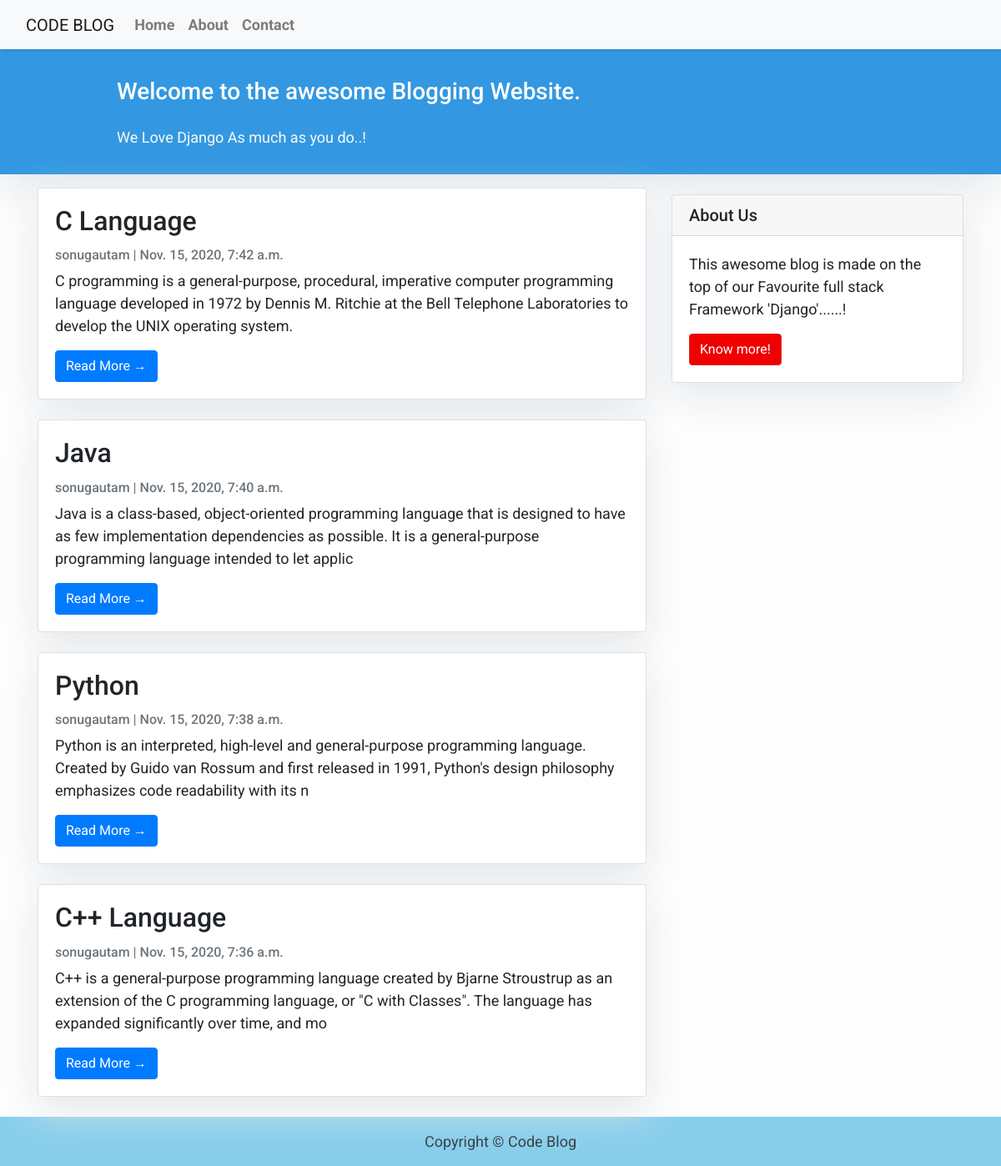
The page / on the database its author committed.
### blog/models.py (models this page shows, shortened)
class Post(models.Model):
    title=models.CharField(max_length=400,unique=True)
    slug=models.SlugField(max_length=300,unique=True)
    author = models.ForeignKey(User, on_delete= models.CASCADE,related_name='blog_posts')
    content=models.TextField()
    created_on=models.DateTimeField(auto_now_add=True)
    updated_on=models.DateTimeField(auto_now=True)
    status = models.IntegerField(choices=STATUS, default=0)
    class Meta:
        ordering=['-created_on']

### blog/views.py (the view)
# urls.py: path('',views.PostList.as_view(),name='home'),
class PostList(generic.ListView):
    queryset=Post.objects.filter(status=1).order_by('-created_on')
    template_name='index.html'

### templates/index.html (shortened to what this page needs)
{% extends "base.html" %}
{% block content %}
<header class="masthead">
    <div class="container">
        <div class="row">
            <div class=" col-md-8 col-md-10 mx-auto">
                <div class="site-heading">
                    <h3 class=" site-heading my-4 mt-3 text-white"> Welcome to the awesome Blogging Website. </h3>
                    <p class="text-light">We Love Django As much as you do..! &nbsp
                    </p>
                </div>
            </div>
        </div>
    </div>
</header>
<div class="container">
    <div class="row">
        <div class="col-md-8 mt-3 left">
            {% for post in post_list %}
            <div class="card mb-4">
                <div class="card-body">
                    <h2 class="card-title">{{ post.title }}</h2>
                    <p class="card-text text-muted h6">{{ post.author }} | {{ post.created_on}} </p>
                    <p class="card-text">{{post.content|slice:":200" }}</p>
                    <a href="{% url 'post_detail' post.slug  %}" class="btn btn-primary">Read More &rarr;</a>
                </div>
            </div>
            {% endfor %}
        </div>
        {% block sidebar %} {% include 'sidebar.html' %} {% endblock sidebar %}
    </div>
</div>
{%endblock%}

### templates/base.html (style rules this page uses)
body { font-family: "Roboto", sans-serif; font-size: 17px; background-color: #fdfdfd; }
.masthead { background: #3398E1; height: auto; padding-bottom: 15px; box-shadow: 0 16px 48px #E3E7EB; padding-top: 10px; }
.card { box-shadow: 0 16px 48px #E3E7EB; }

### templates/index.html (style rules this page uses)
body { font-family: "Roboto", sans-serif; font-size: 18px; background-color: #fdfdfd; }
.card { box-shadow: 0 16px 48px #E3E7EB; }

### templates/sidebar.html (style rules this page uses)
.card { box-shadow: 0 16px 48px #E3E7EB; }

### rows shown on the page
Post: title "C Language", author "sonugautam", created_on "Nov. 15, 2020, 7:42 a.m.", content "C programming is a general-purpose, procedural, imperative computer programming language developed in 1972 by Dennis M. Ritchie at the Bell Telephone Laboratories to develop the UNIX operating system."
Post: title "Java", author "sonugautam", created_on "Nov. 15, 2020, 7:40 a.m.", content "Java is a class-based, object-oriented programming language that is designed to have as few implementation dependencies as possible. It is a general-purpose programming language intended to let applic"
Post: title "Python", author "sonugautam", created_on "Nov. 15, 2020, 7:38 a.m.", content "Python is an interpreted, high-level and general-purpose programming language. Created by Guido van Rossum and first released in 1991, Python's design philosophy emphasizes code readability with its n"
Post: title "C++ Language", author "sonugautam", created_on "Nov. 15, 2020, 7:36 a.m.", content "C++ is a general-purpose programming language created by Bjarne Stroustrup as an extension of the C programming language, or \"C with Classes\". The language has expanded significantly over time, and mo"
